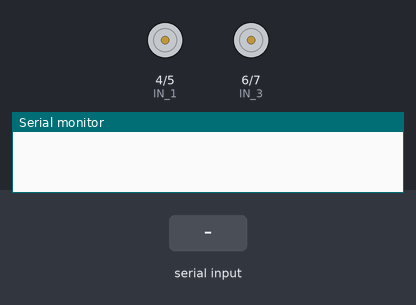
A sketch run on a simulated Arduino Uno, built with avr-gcc and run on an emulated ATmega328P. On the bench: motor-driver pin pairs drawn as motors (green arrow = first pin HIGH = forward, orange = second pin HIGH = backward, longer = more drive), the last lines printed to the serial monitor. The inputs (shaded band) are chosen by the test bench.

Above: at 1.2 s.
1.3 s: "w" received over the second serial link
At 1.6 s:
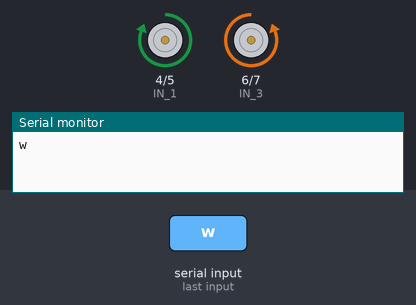
2.8 s: "s" received over the second serial link
At 3.9 s:
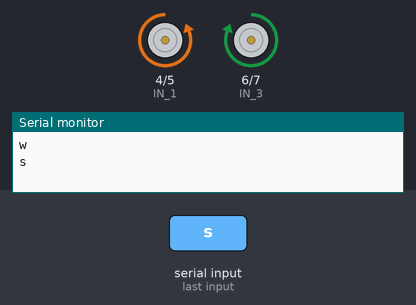
4.3 s: "d" received over the second serial link
At 5.1 s:
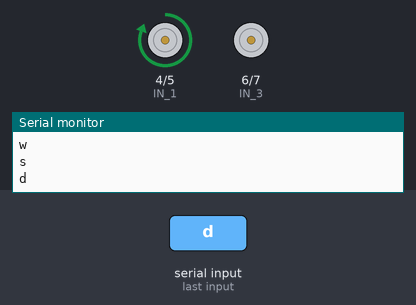
5.8 s: "a" received over the second serial link
At 6.2 s:
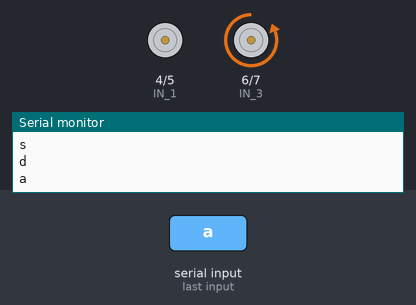
Timing chart, 0 to 8.3 s (numbered marks = the images above; inputs shaded):
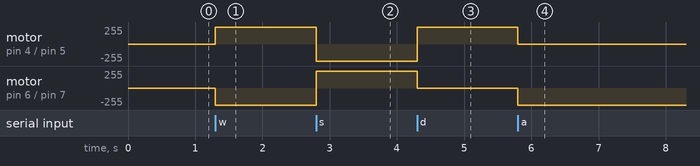

The sketch:

mobil_remot.ino
```cpp
#include <SoftwareSerial.h>

int IN_1 = 4;
int IN_2 = 5;
int IN_3 = 6;
int IN_4 = 7;
char t;

SoftwareSerial RC(9,8);

void setup() {
  pinMode(IN_1, OUTPUT);
  pinMode(IN_2, OUTPUT);
  pinMode(IN_3, OUTPUT);
  pinMode(IN_4, OUTPUT);
  Serial.begin(9600);
  RC.begin(9600);
}

void loop() {
  if(RC.available()){
    t = RC.read();
    Serial.println(t);
  }

  if(t == 'w') {
    digitalWrite(IN_1, HIGH);
    digitalWrite(IN_2, LOW);
    digitalWrite(IN_3, LOW);
    digitalWrite(IN_4, HIGH);
  }

  if(t == 's') {
    digitalWrite(IN_1, LOW);
    digitalWrite(IN_2, HIGH);
    digitalWrite(IN_3, HIGH);
    digitalWrite(IN_4, LOW);
  }

  if(t == 'd') {
    digitalWrite(IN_1, HIGH);
    digitalWrite(IN_2, LOW);
    digitalWrite(IN_3, LOW);
    digitalWrite(IN_4, LOW);
  }

  if(t == 'a') {
    digitalWrite(IN_1, LOW);
    digitalWrite(IN_2, LOW);
    digitalWrite(IN_3, LOW);
    digitalWrite(IN_4, HIGH);
  }

  if(t == 'p') {
    digitalWrite(IN_1, LOW);
    digitalWrite(IN_2, LOW);
    digitalWrite(IN_3, LOW);
    digitalWrite(IN_4, LOW);
  }
}
```

Measured:
- after the input at 1.3 s, motor on pin 4 (IN_1) / pin 5 (IN_2): stopped → forward 255/255 at once; motor on pin 6 (IN_3) / pin 7 (IN_4): stopped → backward 255/255 at once
- after the input at 2.8 s, motor on pin 4 (IN_1) / pin 5 (IN_2): forward 255/255 → backward 255/255 at once; motor on pin 6 (IN_3) / pin 7 (IN_4): backward 255/255 → forward 255/255 at once
- after the input at 4.3 s, motor on pin 4 (IN_1) / pin 5 (IN_2): backward 255/255 → forward 255/255 at once; motor on pin 6 (IN_3) / pin 7 (IN_4): forward 255/255 → stopped at once
- after the input at 5.8 s, motor on pin 4 (IN_1) / pin 5 (IN_2): forward 255/255 → stopped at once; motor on pin 6 (IN_3) / pin 7 (IN_4): stopped → backward 255/255 at once
